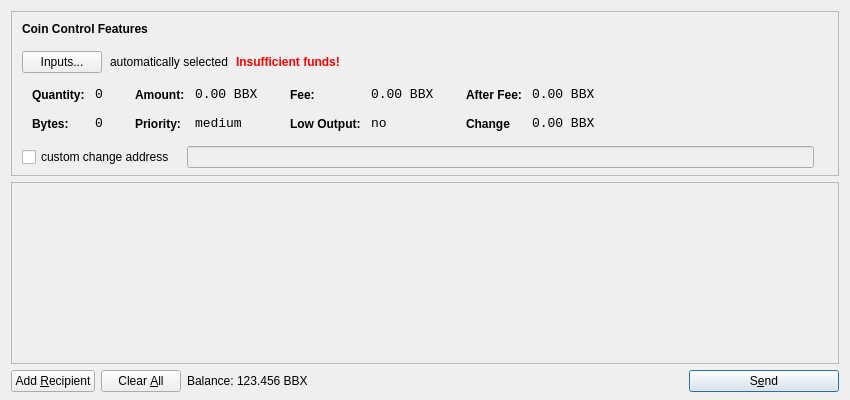
<?xml version="1.0" encoding="UTF-8"?>
<ui version="4.0">
 <class>SendCoinsDialog</class>
 <widget class="QDialog" name="SendCoinsDialog">
  <property name="geometry">
   <rect>
    <x>0</x>
    <y>0</y>
    <width>850</width>
    <height>400</height>
   </rect>
  </property>
  <property name="windowTitle">
   <string>Send Coins</string>
  </property>
  <layout class="QVBoxLayout" name="verticalLayout" stretch="0,1,0">
   <property name="bottomMargin">
    <number>8</number>
   </property>
   <item>
    <widget class="QFrame" name="frameCoinControl">
     <property name="sizePolicy">
      <sizepolicy hsizetype="Expanding" vsizetype="Expanding">
       <horstretch>0</horstretch>
       <verstretch>0</verstretch>
      </sizepolicy>
     </property>
     <property name="maximumSize">
      <size>
       <width>16777215</width>
       <height>16777215</height>
      </size>
     </property>
     <property name="frameShape">
      <enum>QFrame::StyledPanel</enum>
     </property>
     <property name="frameShadow">
      <enum>QFrame::Sunken</enum>
     </property>
     <layout class="QVBoxLayout" name="verticalLayoutCoinControl2">
      <property name="spacing">
       <number>-1</number>
      </property>
      <property name="leftMargin">
       <number>0</number>
      </property>
      <property name="topMargin">
       <number>0</number>
      </property>
      <property name="rightMargin">
       <number>0</number>
      </property>
      <property name="bottomMargin">
       <number>6</number>
      </property>
      <item>
       <layout class="QVBoxLayout" name="verticalLayoutCoinControl" stretch="0,0,0,0,1">
        <property name="spacing">
         <number>0</number>
        </property>
        <property name="leftMargin">
         <number>10</number>
        </property>
        <property name="topMargin">
         <number>10</number>
        </property>
        <item>
         <layout class="QHBoxLayout" name="horizontalLayoutCoinControl1">
          <property name="bottomMargin">
           <number>15</number>
          </property>
          <item>
           <widget class="QLabel" name="labelCoinControlFeatures">
            <property name="sizePolicy">
             <sizepolicy hsizetype="Preferred" vsizetype="Maximum">
              <horstretch>0</horstretch>
              <verstretch>0</verstretch>
             </sizepolicy>
            </property>
            <property name="font">
             <font>
              <weight>75</weight>
              <bold>true</bold>
             </font>
            </property>
            <property name="styleSheet">
             <string notr="true">font-weight:bold;</string>
            </property>
            <property name="text">
             <string>Coin Control Features</string>
            </property>
           </widget>
          </item>
         </layout>
        </item>
        <item>
         <layout class="QHBoxLayout" name="horizontalLayoutCoinControl2" stretch="0,0,0,0">
          <property name="spacing">
           <number>8</number>
          </property>
          <property name="bottomMargin">
           <number>10</number>
          </property>
          <item>
           <widget class="QPushButton" name="pushButtonCoinControl">
            <property name="styleSheet">
             <string notr="true"/>
            </property>
            <property name="text">
             <string>Inputs...</string>
            </property>
           </widget>
          </item>
          <item>
           <widget class="QLabel" name="labelCoinControlAutomaticallySelected">
            <property name="text">
             <string>automatically selected</string>
            </property>
            <property name="margin">
             <number>5</number>
            </property>
           </widget>
          </item>
          <item>
           <widget class="QLabel" name="labelCoinControlInsuffFunds">
            <property name="font">
             <font>
              <weight>75</weight>
              <bold>true</bold>
             </font>
            </property>
            <property name="styleSheet">
             <string notr="true">color:red;font-weight:bold;</string>
            </property>
            <property name="text">
             <string>Insufficient funds!</string>
            </property>
            <property name="margin">
             <number>5</number>
            </property>
           </widget>
          </item>
          <item>
           <spacer name="horizontalSpacerCoinControl">
            <property name="orientation">
             <enum>Qt::Horizontal</enum>
            </property>
            <property name="sizeHint" stdset="0">
             <size>
              <width>40</width>
              <height>1</height>
             </size>
            </property>
           </spacer>
          </item>
         </layout>
        </item>
        <item>
         <widget class="QWidget" name="widgetCoinControl" native="true">
          <property name="sizePolicy">
           <sizepolicy hsizetype="Preferred" vsizetype="Preferred">
            <horstretch>0</horstretch>
            <verstretch>0</verstretch>
           </sizepolicy>
          </property>
          <property name="minimumSize">
           <size>
            <width>0</width>
            <height>0</height>
           </size>
          </property>
          <property name="styleSheet">
           <string notr="true"/>
          </property>
          <layout class="QHBoxLayout" name="horizontalLayoutCoinControl5">
           <property name="margin">
            <number>0</number>
           </property>
           <item>
            <layout class="QHBoxLayout" name="horizontalLayoutCoinControl3" stretch="0,0,0,1">
             <property name="spacing">
              <number>20</number>
             </property>
             <property name="topMargin">
              <number>0</number>
             </property>
             <property name="bottomMargin">
              <number>10</number>
             </property>
             <item>
              <layout class="QFormLayout" name="formLayoutCoinControl1">
               <property name="horizontalSpacing">
                <number>10</number>
               </property>
               <property name="verticalSpacing">
                <number>14</number>
               </property>
               <property name="leftMargin">
                <number>10</number>
               </property>
               <property name="topMargin">
                <number>4</number>
               </property>
               <property name="rightMargin">
                <number>6</number>
               </property>
               <item row="0" column="0">
                <widget class="QLabel" name="labelCoinControlQuantityText">
                 <property name="styleSheet">
                  <string notr="true">font-weight:bold;</string>
                 </property>
                 <property name="text">
                  <string>Quantity:</string>
                 </property>
                 <property name="margin">
                  <number>0</number>
                 </property>
                </widget>
               </item>
               <item row="0" column="1">
                <widget class="QLabel" name="labelCoinControlQuantity">
                 <property name="font">
                  <font>
                   <family>Monospace</family>
                   <pointsize>10</pointsize>
                  </font>
                 </property>
                 <property name="cursor">
                  <cursorShape>IBeamCursor</cursorShape>
                 </property>
                 <property name="contextMenuPolicy">
                  <enum>Qt::ActionsContextMenu</enum>
                 </property>
                 <property name="text">
                  <string>0</string>
                 </property>
                 <property name="margin">
                  <number>0</number>
                 </property>
                 <property name="textInteractionFlags">
                  <set>Qt::LinksAccessibleByMouse|Qt::TextSelectableByKeyboard|Qt::TextSelectableByMouse</set>
                 </property>
                </widget>
               </item>
               <item row="1" column="0">
                <widget class="QLabel" name="labelCoinControlBytesText">
                 <property name="styleSheet">
                  <string notr="true">font-weight:bold;</string>
                 </property>
                 <property name="text">
                  <string>Bytes:</string>
                 </property>
                </widget>
               </item>
               <item row="1" column="1">
                <widget class="QLabel" name="labelCoinControlBytes">
                 <property name="font">
                  <font>
                   <family>Monospace</family>
                   <pointsize>10</pointsize>
                  </font>
                 </property>
                 <property name="cursor">
                  <cursorShape>IBeamCursor</cursorShape>
                 </property>
                 <property name="contextMenuPolicy">
                  <enum>Qt::ActionsContextMenu</enum>
                 </property>
                 <property name="text">
                  <string>0</string>
                 </property>
                 <property name="textInteractionFlags">
                  <set>Qt::LinksAccessibleByMouse|Qt::TextSelectableByKeyboard|Qt::TextSelectableByMouse</set>
                 </property>
                </widget>
               </item>
              </layout>
             </item>
             <item>
              <layout class="QFormLayout" name="formLayoutCoinControl2">
               <property name="horizontalSpacing">
                <number>10</number>
               </property>
               <property name="verticalSpacing">
                <number>14</number>
               </property>
               <property name="leftMargin">
                <number>6</number>
               </property>
               <property name="topMargin">
                <number>4</number>
               </property>
               <property name="rightMargin">
                <number>6</number>
               </property>
               <item row="0" column="0">
                <widget class="QLabel" name="labelCoinControlAmountText">
                 <property name="styleSheet">
                  <string notr="true">font-weight:bold;</string>
                 </property>
                 <property name="text">
                  <string>Amount:</string>
                 </property>
                 <property name="margin">
                  <number>0</number>
                 </property>
                </widget>
               </item>
               <item row="0" column="1">
                <widget class="QLabel" name="labelCoinControlAmount">
                 <property name="font">
                  <font>
                   <family>Monospace</family>
                   <pointsize>10</pointsize>
                  </font>
                 </property>
                 <property name="cursor">
                  <cursorShape>IBeamCursor</cursorShape>
                 </property>
                 <property name="contextMenuPolicy">
                  <enum>Qt::ActionsContextMenu</enum>
                 </property>
                 <property name="text">
                  <string>0.00 BBX</string>
                 </property>
                 <property name="textInteractionFlags">
                  <set>Qt::LinksAccessibleByMouse|Qt::TextSelectableByKeyboard|Qt::TextSelectableByMouse</set>
                 </property>
                </widget>
               </item>
               <item row="1" column="0">
                <widget class="QLabel" name="labelCoinControlPriorityText">
                 <property name="styleSheet">
                  <string notr="true">font-weight:bold;</string>
                 </property>
                 <property name="text">
                  <string>Priority:</string>
                 </property>
                </widget>
               </item>
               <item row="1" column="1">
                <widget class="QLabel" name="labelCoinControlPriority">
                 <property name="font">
                  <font>
                   <family>Monospace</family>
                   <pointsize>10</pointsize>
                  </font>
                 </property>
                 <property name="cursor">
                  <cursorShape>IBeamCursor</cursorShape>
                 </property>
                 <property name="contextMenuPolicy">
                  <enum>Qt::ActionsContextMenu</enum>
                 </property>
                 <property name="text">
                  <string>medium</string>
                 </property>
                 <property name="textInteractionFlags">
                  <set>Qt::LinksAccessibleByMouse|Qt::TextSelectableByKeyboard|Qt::TextSelectableByMouse</set>
                 </property>
                </widget>
               </item>
              </layout>
             </item>
             <item>
              <layout class="QFormLayout" name="formLayoutCoinControl3">
               <property name="horizontalSpacing">
                <number>10</number>
               </property>
               <property name="verticalSpacing">
                <number>14</number>
               </property>
               <property name="leftMargin">
                <number>6</number>
               </property>
               <property name="topMargin">
                <number>4</number>
               </property>
               <property name="rightMargin">
                <number>6</number>
               </property>
               <item row="0" column="0">
                <widget class="QLabel" name="labelCoinControlFeeText">
                 <property name="styleSheet">
                  <string notr="true">font-weight:bold;</string>
                 </property>
                 <property name="text">
                  <string>Fee:</string>
                 </property>
                 <property name="margin">
                  <number>0</number>
                 </property>
                </widget>
               </item>
               <item row="0" column="1">
                <widget class="QLabel" name="labelCoinControlFee">
                 <property name="font">
                  <font>
                   <family>Monospace</family>
                   <pointsize>10</pointsize>
                  </font>
                 </property>
                 <property name="cursor">
                  <cursorShape>IBeamCursor</cursorShape>
                 </property>
                 <property name="contextMenuPolicy">
                  <enum>Qt::ActionsContextMenu</enum>
                 </property>
                 <property name="text">
                  <string>0.00 BBX</string>
                 </property>
                 <property name="textInteractionFlags">
                  <set>Qt::LinksAccessibleByMouse|Qt::TextSelectableByKeyboard|Qt::TextSelectableByMouse</set>
                 </property>
                </widget>
               </item>
               <item row="1" column="0">
                <widget class="QLabel" name="labelCoinControlLowOutputText">
                 <property name="styleSheet">
                  <string notr="true">font-weight:bold;</string>
                 </property>
                 <property name="text">
                  <string>Low Output:</string>
                 </property>
                </widget>
               </item>
               <item row="1" column="1">
                <widget class="QLabel" name="labelCoinControlLowOutput">
                 <property name="font">
                  <font>
                   <family>Monospace</family>
                   <pointsize>10</pointsize>
                  </font>
                 </property>
                 <property name="cursor">
                  <cursorShape>IBeamCursor</cursorShape>
                 </property>
                 <property name="contextMenuPolicy">
                  <enum>Qt::ActionsContextMenu</enum>
                 </property>
                 <property name="text">
                  <string>no</string>
                 </property>
                 <property name="textInteractionFlags">
                  <set>Qt::LinksAccessibleByMouse|Qt::TextSelectableByKeyboard|Qt::TextSelectableByMouse</set>
                 </property>
                </widget>
               </item>
              </layout>
             </item>
             <item>
              <layout class="QFormLayout" name="formLayoutCoinControl4">
               <property name="horizontalSpacing">
                <number>10</number>
               </property>
               <property name="verticalSpacing">
                <number>14</number>
               </property>
               <property name="leftMargin">
                <number>6</number>
               </property>
               <property name="topMargin">
                <number>4</number>
               </property>
               <property name="rightMargin">
                <number>6</number>
               </property>
               <item row="0" column="0">
                <widget class="QLabel" name="labelCoinControlAfterFeeText">
                 <property name="styleSheet">
                  <string notr="true">font-weight:bold;</string>
                 </property>
                 <property name="text">
                  <string>After Fee:</string>
                 </property>
                 <property name="margin">
                  <number>0</number>
                 </property>
                </widget>
               </item>
               <item row="0" column="1">
                <widget class="QLabel" name="labelCoinControlAfterFee">
                 <property name="font">
                  <font>
                   <family>Monospace</family>
                   <pointsize>10</pointsize>
                  </font>
                 </property>
                 <property name="cursor">
                  <cursorShape>IBeamCursor</cursorShape>
                 </property>
                 <property name="contextMenuPolicy">
                  <enum>Qt::ActionsContextMenu</enum>
                 </property>
                 <property name="text">
                  <string>0.00 BBX</string>
                 </property>
                 <property name="textInteractionFlags">
                  <set>Qt::LinksAccessibleByMouse|Qt::TextSelectableByKeyboard|Qt::TextSelectableByMouse</set>
                 </property>
                </widget>
               </item>
               <item row="1" column="0">
                <widget class="QLabel" name="labelCoinControlChangeText">
                 <property name="styleSheet">
                  <string notr="true">font-weight:bold;</string>
                 </property>
                 <property name="text">
                  <string>Change</string>
                 </property>
                </widget>
               </item>
               <item row="1" column="1">
                <widget class="QLabel" name="labelCoinControlChange">
                 <property name="font">
                  <font>
                   <family>Monospace</family>
                   <pointsize>10</pointsize>
                  </font>
                 </property>
                 <property name="cursor">
                  <cursorShape>IBeamCursor</cursorShape>
                 </property>
                 <property name="contextMenuPolicy">
                  <enum>Qt::ActionsContextMenu</enum>
                 </property>
                 <property name="text">
                  <string>0.00 BBX</string>
                 </property>
                 <property name="textInteractionFlags">
                  <set>Qt::LinksAccessibleByMouse|Qt::TextSelectableByKeyboard|Qt::TextSelectableByMouse</set>
                 </property>
                </widget>
               </item>
              </layout>
             </item>
            </layout>
           </item>
          </layout>
         </widget>
        </item>
        <item>
         <layout class="QHBoxLayout" name="horizontalLayoutCoinControl4" stretch="0,0,0">
          <property name="spacing">
           <number>12</number>
          </property>
          <property name="sizeConstraint">
           <enum>QLayout::SetDefaultConstraint</enum>
          </property>
          <property name="topMargin">
           <number>5</number>
          </property>
          <property name="rightMargin">
           <number>5</number>
          </property>
          <item>
           <widget class="QCheckBox" name="checkBoxCoinControlChange">
            <property name="text">
             <string>custom change address</string>
            </property>
           </widget>
          </item>
          <item>
           <widget class="QLineEdit" name="lineEditCoinControlChange">
            <property name="enabled">
             <bool>false</bool>
            </property>
            <property name="sizePolicy">
             <sizepolicy hsizetype="Expanding" vsizetype="Fixed">
              <horstretch>0</horstretch>
              <verstretch>0</verstretch>
             </sizepolicy>
            </property>
           </widget>
          </item>
          <item>
           <widget class="QLabel" name="labelCoinControlChangeLabel">
            <property name="sizePolicy">
             <sizepolicy hsizetype="Preferred" vsizetype="Expanding">
              <horstretch>0</horstretch>
              <verstretch>0</verstretch>
             </sizepolicy>
            </property>
            <property name="minimumSize">
             <size>
              <width>0</width>
              <height>0</height>
             </size>
            </property>
            <property name="text">
             <string/>
            </property>
            <property name="margin">
             <number>3</number>
            </property>
           </widget>
          </item>
         </layout>
        </item>
        <item>
         <spacer name="verticalSpacerCoinControl">
          <property name="orientation">
           <enum>Qt::Vertical</enum>
          </property>
          <property name="sizeHint" stdset="0">
           <size>
            <width>800</width>
            <height>1</height>
           </size>
          </property>
         </spacer>
        </item>
       </layout>
      </item>
     </layout>
    </widget>
   </item>
   <item>
    <widget class="QScrollArea" name="scrollArea">
     <property name="widgetResizable">
      <bool>true</bool>
     </property>
     <widget class="QWidget" name="scrollAreaWidgetContents">
      <property name="geometry">
       <rect>
        <x>0</x>
        <y>0</y>
        <width>830</width>
        <height>165</height>
       </rect>
      </property>
      <layout class="QVBoxLayout" name="verticalLayout_2">
       <property name="margin">
        <number>0</number>
       </property>
       <item>
        <layout class="QVBoxLayout" name="entries">
         <property name="spacing">
          <number>6</number>
         </property>
        </layout>
       </item>
       <item>
        <spacer name="verticalSpacer">
         <property name="orientation">
          <enum>Qt::Vertical</enum>
         </property>
         <property name="sizeHint" stdset="0">
          <size>
           <width>20</width>
           <height>40</height>
          </size>
         </property>
        </spacer>
       </item>
      </layout>
     </widget>
    </widget>
   </item>
   <item>
    <layout class="QHBoxLayout" name="horizontalLayout">
     <item>
      <widget class="QPushButton" name="addButton">
       <property name="toolTip">
        <string>Send to multiple recipients at once</string>
       </property>
       <property name="text">
        <string>Add &amp;Recipient</string>
       </property>
       <property name="icon">
        <iconset resource="../bitcoin.qrc">
         <normaloff>:/icons/add</normaloff>:/icons/add</iconset>
       </property>
       <property name="autoDefault">
        <bool>false</bool>
       </property>
      </widget>
     </item>
     <item>
      <widget class="QPushButton" name="clearButton">
       <property name="sizePolicy">
        <sizepolicy hsizetype="Minimum" vsizetype="Fixed">
         <horstretch>0</horstretch>
         <verstretch>0</verstretch>
        </sizepolicy>
       </property>
       <property name="toolTip">
        <string>Remove all transaction fields</string>
       </property>
       <property name="text">
        <string>Clear &amp;All</string>
       </property>
       <property name="icon">
        <iconset resource="../bitcoin.qrc">
         <normaloff>:/icons/remove</normaloff>:/icons/remove</iconset>
       </property>
       <property name="autoRepeatDelay">
        <number>300</number>
       </property>
       <property name="autoDefault">
        <bool>false</bool>
       </property>
      </widget>
     </item>
     <item>
      <layout class="QHBoxLayout" name="horizontalLayout_2">
       <property name="spacing">
        <number>3</number>
       </property>
       <item>
        <widget class="QLabel" name="label">
         <property name="sizePolicy">
          <sizepolicy hsizetype="Preferred" vsizetype="Fixed">
           <horstretch>0</horstretch>
           <verstretch>0</verstretch>
          </sizepolicy>
         </property>
         <property name="text">
          <string>Balance:</string>
         </property>
        </widget>
       </item>
       <item>
        <widget class="QLabel" name="labelBalance">
         <property name="sizePolicy">
          <sizepolicy hsizetype="Preferred" vsizetype="Fixed">
           <horstretch>0</horstretch>
           <verstretch>0</verstretch>
          </sizepolicy>
         </property>
         <property name="cursor">
          <cursorShape>IBeamCursor</cursorShape>
         </property>
         <property name="text">
          <string>123.456 BBX</string>
         </property>
         <property name="textInteractionFlags">
          <set>Qt::LinksAccessibleByMouse|Qt::TextSelectableByKeyboard|Qt::TextSelectableByMouse</set>
         </property>
        </widget>
       </item>
      </layout>
     </item>
     <item>
      <spacer name="horizontalSpacer">
       <property name="orientation">
        <enum>Qt::Horizontal</enum>
       </property>
       <property name="sizeHint" stdset="0">
        <size>
         <width>40</width>
         <height>20</height>
        </size>
       </property>
      </spacer>
     </item>
     <item>
      <widget class="QPushButton" name="sendButton">
       <property name="minimumSize">
        <size>
         <width>150</width>
         <height>0</height>
        </size>
       </property>
       <property name="toolTip">
        <string>Confirm the send action</string>
       </property>
       <property name="text">
        <string>S&amp;end</string>
       </property>
       <property name="icon">
        <iconset resource="../bitcoin.qrc">
         <normaloff>:/icons/send</normaloff>:/icons/send</iconset>
       </property>
       <property name="default">
        <bool>true</bool>
       </property>
      </widget>
     </item>
    </layout>
   </item>
  </layout>
 </widget>
 <resources>
  <include location="../bitcoin.qrc"/>
 </resources>
 <connections/>
</ui>
